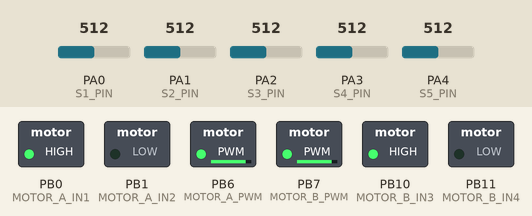
Recording of a sketch running on a simulated STM32 Blue Pill. On the bench: switched loads named in the sketch (green lamp = pin HIGH). The test bench sets the inputs (shaded band); at power-on: PA0 (S1_PIN) = 512, PA1 (S2_PIN) = 512, PA2 (S3_PIN) = 512, PA3 (S4_PIN) = 512, PA4 (S5_PIN) = 512.

Above: at 1.2 s.
1.3 s: PA0 (S1_PIN) set to 555
2.8 s: PA0 (S1_PIN) set to 581
At 3.2 s:
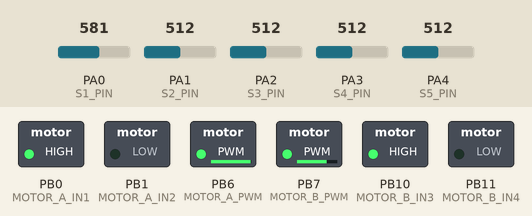
5.8 s: PA1 (S2_PIN) set to 575
8.8 s: PA2 (S3_PIN) set to 575
At 9.21 s:
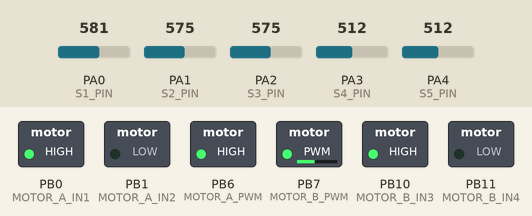
11.8 s: PA3 (S4_PIN) set to 575
At 13.3 s:
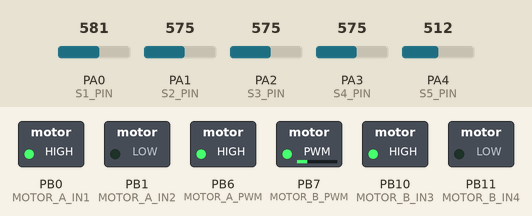
14.8 s: PA4 (S5_PIN) set to 556
17.8 s: PA4 (S5_PIN) set to 582
At 19.2 s:
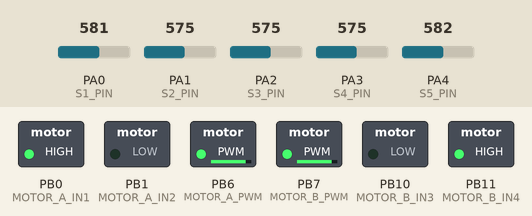
Timing chart, 0 to 20.3 s (numbered marks = the images above; inputs shaded):
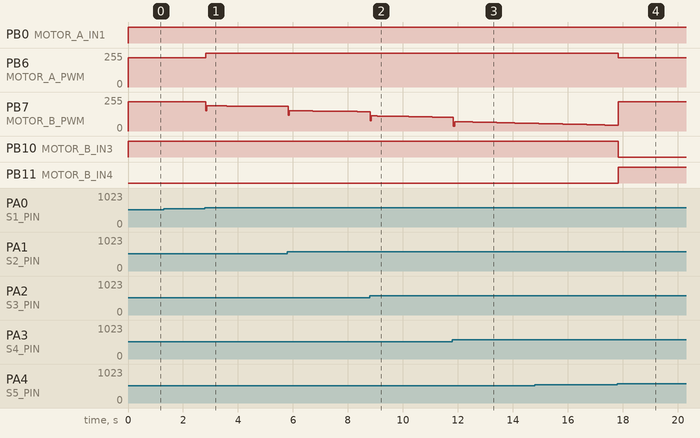

The sketch:

line_follower.ino
```cpp
/*
  Line Follower with 5 sensors and PID Steering
  For STM32 + L298N Motor Driver
*/

#define S1_PIN PA0
#define S2_PIN PA1
#define S3_PIN PA2
#define S4_PIN PA3
#define S5_PIN PA4

#define MOTOR_A_IN1 PB0
#define MOTOR_A_IN2 PB1
#define MOTOR_A_PWM PB6

#define MOTOR_B_IN3 PB10
#define MOTOR_B_IN4 PB11
#define MOTOR_B_PWM PB7

uint32_t threshold = 565;
int baseSpeed = 220;
int adjustment;
int turnSpeed = 220;


float Kp = 32;
float Ki = 0.05;
float Kd = 35;

// --- PID Variables ---
float error = 0;
float lastError = 0;
float integral = 0;
float derivative = 0;

void setup()
{
  Serial1.begin(9600);
\

  pinMode(S1_PIN, INPUT);
  pinMode(S2_PIN, INPUT);
  pinMode(S3_PIN, INPUT);
  pinMode(S4_PIN, INPUT);
  pinMode(S5_PIN, INPUT);


  pinMode(MOTOR_A_IN1, OUTPUT);
  pinMode(MOTOR_A_IN2, OUTPUT);
  pinMode(MOTOR_B_IN3, OUTPUT);
  pinMode(MOTOR_B_IN4, OUTPUT);
  pinMode(MOTOR_A_PWM, OUTPUT);
  pinMode(MOTOR_B_PWM, OUTPUT);

  stopMotors();
}

void loop()
{

  bool s1_on = analogRead(S1_PIN) < threshold;
  bool s2_on = analogRead(S2_PIN) < threshold;
  bool s3_on = analogRead(S3_PIN) < threshold;
  bool s4_on = analogRead(S4_PIN) < threshold;
  bool s5_on = analogRead(S5_PIN) < threshold;


  error = (s1_on * -4) + (s2_on * -2) + (s3_on * 0) + (s4_on * 2) + (s5_on * 4);
  int numOnLine = s1_on + s2_on + s3_on + s4_on + s5_on;

  if (numOnLine == 0)
  {

    integral = 0;

    if (lastError > 0)
    {
      spinRight(turnSpeed);
    }
    else
    {
      spinLeft(turnSpeed);
    }

  }
  else
  {

    error = error / numOnLine;
    integral = integral + error;
    derivative = error - lastError;
    lastError = error;

    int adjustment = (Kp * error) + (Ki * integral) + (Kd * derivative);

    int leftSpeed = baseSpeed + adjustment;
    int rightSpeed = baseSpeed - adjustment;

    setMotors(leftSpeed, rightSpeed);

    Serial1.print("Err:"); Serial1.print(error);
    Serial1.print(" P:"); Serial1.print(Kp * error);
    Serial1.print(" I:"); Serial1.print(Ki * integral);
    Serial1.print(" D:"); Serial1.print(Kd * derivative);
    Serial1.print(" Adj:"); Serial1.println(adjustment);
  }

  delayMicroseconds(500);
}


void setMotors(int leftSpeed, int rightSpeed)
{
  leftSpeed = constrain(leftSpeed, 0, 255);
  rightSpeed = constrain(rightSpeed, 0, 255);

  digitalWrite(MOTOR_A_IN1, HIGH);
  digitalWrite(MOTOR_A_IN2, LOW);
  analogWrite(MOTOR_A_PWM, leftSpeed);

  digitalWrite(MOTOR_B_IN3, HIGH);
  digitalWrite(MOTOR_B_IN4, LOW);
  analogWrite(MOTOR_B_PWM, rightSpeed);
}

void stopMotors()
{
  digitalWrite(MOTOR_A_IN1, LOW);
  digitalWrite(MOTOR_A_IN2, LOW);
  analogWrite(MOTOR_A_PWM, 0);

  digitalWrite(MOTOR_B_IN3, LOW);
  digitalWrite(MOTOR_B_IN4, LOW);
  analogWrite(MOTOR_B_PWM, 0);
}


void spinLeft(int speed)
{
  digitalWrite(MOTOR_A_IN1, LOW);
  digitalWrite(MOTOR_A_IN2, HIGH);
  analogWrite(MOTOR_A_PWM, speed);

  digitalWrite(MOTOR_B_IN3, HIGH);
  digitalWrite(MOTOR_B_IN4, LOW);
  analogWrite(MOTOR_B_PWM, speed);
}


void spinRight(int speed)
{
  digitalWrite(MOTOR_A_IN1, HIGH);
  digitalWrite(MOTOR_A_IN2, LOW);
  analogWrite(MOTOR_A_PWM, speed);

  digitalWrite(MOTOR_B_IN3, LOW);
  digitalWrite(MOTOR_B_IN4, HIGH);
  analogWrite(MOTOR_B_PWM, speed);
}
```

Measured:
- the behaviour switches between 564 and 565 on PA4 (S5_PIN) (found by bisection; images 3 and 4)
- after the input at 1.3 s, every drawn part: stays the same
- after the input at 2.8 s, PB6 (MOTOR_A_PWM): 220/255 → 252/255 at once, → 253/255 0.77 s later, → 254/255 0.81 s later, → 255/255 0.81 s later; PB7 (MOTOR_B_PWM): 220/255 → 188/255 at once, → 187/255 0.77 s later, → 186/255 0.81 s later, → 185/255 0.81 s later
- after the input at 17.8 s, PB6 (MOTOR_A_PWM): 255/255 → 220/255 at once; PB10 (MOTOR_B_IN3): HIGH → LOW at once; PB11 (MOTOR_B_IN4): LOW → HIGH at once
